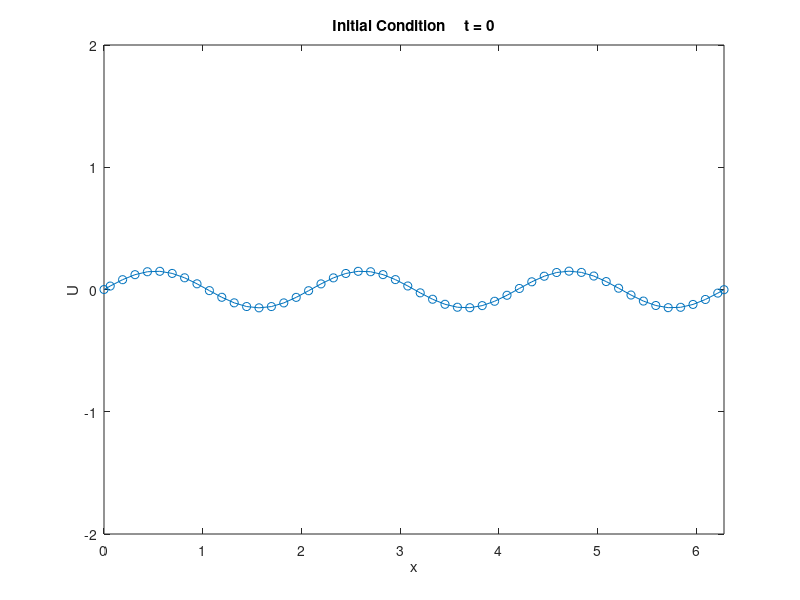
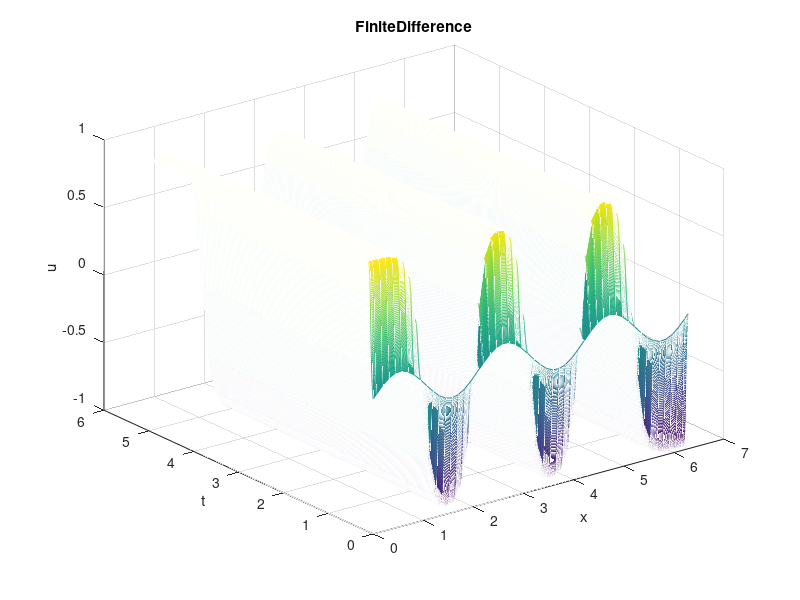

Recreate these plots in MATLAB, in order. (Note: this script raises an error after producing the figures.)
%% Allen-Cahn and Heat Equations with No-Flux Boundary conditions.
clf;
clc;
clear all;
figures_so_far = 1;

%addpath('./mole_MATLAB/');

%% Settings %%%%
N = 50; % number of grid points

explicit = true;
allen_cahn = true;

%% Shared problem parameters

%% Heat Equation
coeff = (1/.15).^2;  %Coefficient needed for Allen-Cahn PDE.
alpha = 1.0; % thermal diffusivity.

%% X Domain
a = 0;
b = 2*pi;
dx = (b-a)/N;
dx2 = dx/2;

%% X discretization
X = [a (a+dx2):dx:(b-dx2) b]'; % solution domain is u(0) to u(N)

% Initial Condition
u0= 1.2*(rand(size(X))-1*rand(size(X)));
u0 = 0.15*(1*0+sin(3*2*3.14/(b-a) * X));

% Time Domain
t0 = 0;
tf = 5.0;
dt = (dx2^2)/(4*alpha); % Von Neumann Stability Criterion
T = [t0:dt:(ceil(tf/dt)*dt)];

%plot_frequency = (tf/dt)/N;
plot_frequency = 2; % for watching time evolution
plot_frequency = 1;

% Implicit "Standard" Finite Differences Approach
finiteDifference = zeros(length(T), length(X)); % to store solutions

% Time discretization
t = t0;
timesteps = 1;

% Initial Condition
u = u0;
unew = u0;
finiteDifference(1,:) = u0;

%% Finite Difference Operator Matrix
%% N
v = alpha*dt/dx^2;
a0 = v*ones(N+2, 1);
a1 = -2*v*ones(N+2, 1);
A = spdiags([a0 a1 a0], [-1 0 1], N+2, N+2);

%% Use Saulo's non-uniform spacing scheme at boundaries
%% MODIFICATION FOR NO-FLUX B.Cs:
%% For periodic we had A(1, 0) = A(1, N+1)
%% Now we will have A(1, 0) = A(1, 2)
%% Hence we add the coefficient from A(1, N+1) to the entry for A(1,2)
%% X = a
A(1, 1) = -2*v; 
A(1, 2) = 2*v;

%% X = a + dx/2 (Same as for periodic case)
A(2, 1)   = (8/3)*v; A(2, 2)     = -4*v; A(2, 3)   = (4/3)*v;

%% X = b - dx/2 (N+2 no longer "wraps-around" to 1)
A(N+1, N) = (4/3)*v; A(N+1, N+1) = -4*v; A(N+1, N+2) = (8/3)*v;

%% X = b (new row, not needed for periodic because U(b) equaled U(a) before)
A(N+2, N+1) = 2*v; A(N+2, N+2) = -2*v;

if (explicit)
  FD = speye(size(A)) + A;
else
  FD = speye(size(A)) - A;
end

figure(figures_so_far); figures_so_far = figures_so_far + 1;
plot(X, u, 'o-');
str = sprintf('Initial Condition \t t = 0', t);
title(str)
xlabel('x')
ylabel('U')
xlim([a b]);
ylim([-2 2]);

%% Integrate
while (t < tf)
    %% update U
    if (explicit)
      unew = FD * u;
    else
      unew = FD \ u;
    end

    if (allen_cahn)
      unew = unew - coeff*dt*(u.^3-u);
    end

    %% timestep
    timesteps = timesteps+1;
    t = timesteps*dt;

    u = unew;
    finiteDifference(timesteps,:) = u;
end
finiteDifference(end,:) = u;

figure(figures_so_far); figures_so_far = figures_so_far + 1;
mesh(X,T,finiteDifference);
title("FiniteDifference");
xlabel('x'); ylabel('t'); zlabel('u');

u_finiteDifference = u;

%% Implicit Mimetic Finite Differences Approach
mimetic = zeros(length(T), length(X));

%% Time discretization
t = t0;
timesteps = 1;

%% Initial Condition
u = u0;
unew = u0;
mimetic(1,:) = u0;

%% Mimetic Operator Matrix
order = 2;

L = lap(order, N, dx);
R = robinBC(order, N, dx, 0, 1);

if (explicit)
  MFD = speye(size(L)) + alpha*dt*(L-R);
else
  MFD = speye(size(L)) - alpha*dt*(L-R);
end

%% Integrate
while (t < tf)
    %% update U
    if (explicit)
      unew = MFD * u;
    else
      unew = MFD \ u;
    end

    if (allen_cahn)
      unew = unew - coeff*dt*(u.^3-u);
    end

    %% timestep
    timesteps = timesteps+1;
    t = timesteps*dt;

    u = unew;
    mimetic(timesteps,:) = u;
end
mimetic(end,:) = u;

figure(figures_so_far); figures_so_far = figures_so_far + 1;
mesh(X,T,mimetic);
title("Mimetic");
xlabel('x'); ylabel('t'); zlabel('u');

u_mimetic = u;

%% Matlab Solver
matlab = pdepe(0, @(x, t, u, DuDx) pde(x, t, u, DuDx, allen_cahn, coeff), @(x) u0(find(X==x)), @bcfun, X, T);

figure(figures_so_far); figures_so_far = figures_so_far + 1;
mesh(X,T,matlab);
title("Matlab");
xlabel('x'); ylabel('t'); zlabel('u');


%% 3D plots
figure(figures_so_far); figures_so_far = figures_so_far + 1;
mesh(X,T,abs(mimetic-finiteDifference));
title("Mimetic vs FiniteDifference");
xlabel('x'); ylabel('t'); zlabel('u');

figure(figures_so_far); figures_so_far = figures_so_far + 1;
mesh(X,T,abs(mimetic-matlab));
title("Mimetic vs Matlab");
xlabel('x'); ylabel('t'); zlabel('u');

figure(figures_so_far); figures_so_far = figures_so_far + 1;
hold on;
plot(X,u0, "c:", 'DisplayName', 'I.C');
plot(X, mimetic(end,:), "r-", 'DisplayName', 'Mimetic');
plot(X, finiteDifference(end,:), "b--", 'DisplayName', 'FiniteDifference');
plot(X, matlab(end,:), "k.", 'DisplayName', 'Matlab');
title("Final State")
xlabel('x')
ylabel('U')
xlim([a b]);
ylim([-2 2]);
legend();
hold off;

%% Function for matlab solver
function [c,f,s] = pde(x, t, u, DuDx, allen_cahn, coeff)
  c = 1;
  f = DuDx;
  if (allen_cahn)
	s = coeff*(u-u.^3);
  else
	s = 0;
  end
end

function [pl,ql,pr,qr] = bcfun(xl, ul, xr, ur, t)
  pl = 0;
  ql = 1;
  pr = 0;
  qr = 1;
end

  

